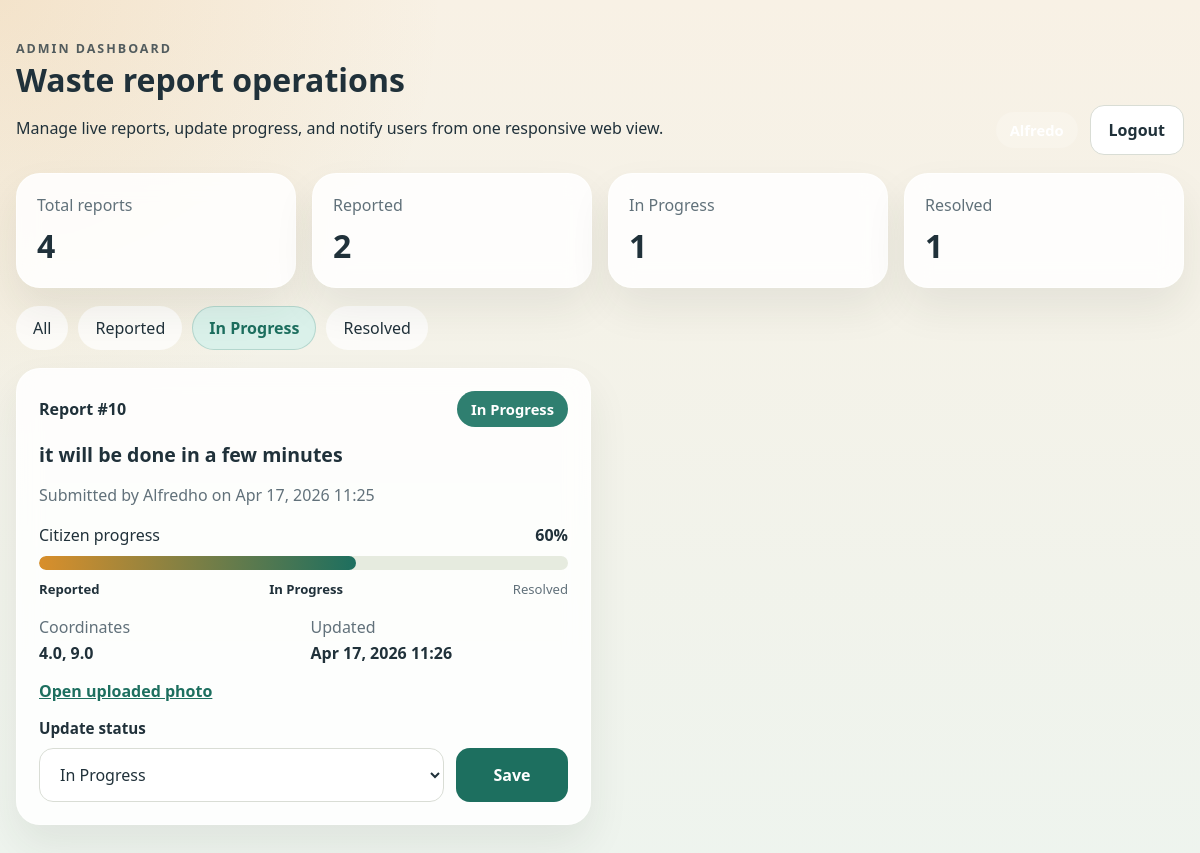
The app's page /dashboard/?status=in_progress (signed in), older data.
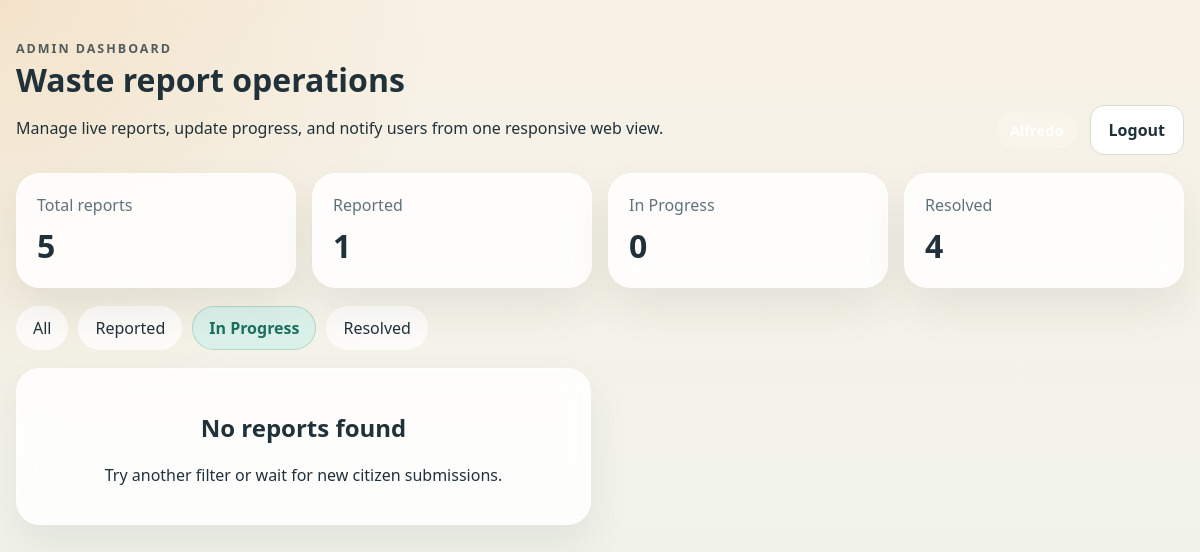
The same page, newer data.
### apps/reports/models.py (models this page shows, shortened)
class WasteReport(models.Model):
    class Status(models.TextChoices):
        REPORTED = "reported", "Reported"
        IN_PROGRESS = "in_progress", "In Progress"
        RESOLVED = "resolved", "Resolved"
    user = models.ForeignKey(settings.AUTH_USER_MODEL, on_delete=models.CASCADE, related_name="waste_reports")
    description = models.TextField()
    photo = models.ImageField(upload_to="reports/")
    latitude = models.FloatField()
    longitude = models.FloatField()
    status = models.CharField(max_length=20, choices=Status.choices, default=Status.REPORTED)
    created_at = models.DateTimeField(auto_now_add=True)
    updated_at = models.DateTimeField(auto_now=True)
    @property
    def progress_percent(self) -> int:
        if self.status == self.Status.RESOLVED:
            return 100
        if self.status == self.Status.IN_PROGRESS:
            return 60
        return 20
    @property
    def progress_step(self) -> int:
        if self.status == self.Status.RESOLVED:
            return 3
        if self.status == self.Status.IN_PROGRESS:
            return 2
        return 1

### apps/users/models.py (models this page shows, shortened)
class User(AbstractUser):
    class Role(models.TextChoices):
        CITIZEN = 'citizen', 'Citizen'
        ADMIN = 'admin', 'Admin'
    role = models.CharField(max_length=20, choices=Role.choices, default=Role.CITIZEN)
    phone_number = models.CharField(max_length=20, blank=True)
    profile_photo = models.ImageField(upload_to='profiles/', blank=True, null=True)

### apps/reports/views.py (the view)
# urls.py: path('', AdminDashboardView.as_view(), name='reports-dashboard-home'),
class AdminDashboardView(AdminOnlyMixin, TemplateView):
    template_name = 'reports/dashboard_home.html'
    def get_context_data(self, **kwargs):
        context = super().get_context_data(**kwargs)
        status_filter = self.request.GET.get('status', '').strip()
        queryset = WasteReport.objects.select_related('user').order_by('-updated_at')
        if status_filter in {
            WasteReport.Status.REPORTED,
            WasteReport.Status.IN_PROGRESS,
            WasteReport.Status.RESOLVED,
        }:
            queryset = queryset.filter(status=status_filter)
        summary_rows = WasteReport.objects.values('status').annotate(total=Count('id'))
        summary = {
            WasteReport.Status.REPORTED: 0,
            WasteReport.Status.IN_PROGRESS: 0,
            WasteReport.Status.RESOLVED: 0,
        }
        for row in summary_rows:
            summary[row['status']] = row['total']
        context.update(
            {
                'reports': queryset,
                'selected_status': status_filter,
                'summary': summary,
                'status_choices': WasteReport.Status.choices,
                'total_reports': sum(summary.values()),
            }
        )
        return context

### apps/reports/views.py (called while the page is built)
    def dispatch(self, request, *args, **kwargs):
        if not request.user.is_authenticated:
            return redirect('reports-dashboard-login')
        if not (request.user.is_staff or request.user.role == 'admin'):
            raise DjangoPermissionDenied('Only admin users can access the dashboard.')
        return super().dispatch(request, *args, **kwargs)

### apps/reports/templates/reports/dashboard_home.html (shortened to what the changed rows need)
{% load static %}
<!DOCTYPE html>
<html lang="en">
<head>
  <link rel="stylesheet" href="{% static 'reports/admin_dashboard.css' %}">
</head>
<body class="dashboard-body">
  <header class="dashboard-header">
    <div>
      <h1>Waste report operations</h1>
    </div>
  </header>
  <main class="dashboard-main">
    <section class="summary-grid">
      <article class="summary-card">
        <span>Total reports</span>
        <strong>{{ total_reports }}</strong>
      </article>
      <article class="summary-card">
        <span>Reported</span>
        <strong>{{ summary.reported }}</strong>
      </article>
      <article class="summary-card">
        <span>In Progress</span>
        <strong>{{ summary.in_progress }}</strong>
      </article>
      <article class="summary-card">
        <span>Resolved</span>
        <strong>{{ summary.resolved }}</strong>
      </article>
    </section>
    <section class="filter-bar">
      <a class="{% if not selected_status %}active{% endif %}" href="{% url 'reports-dashboard-home' %}">All</a>
      {% for status_value, status_label in status_choices %}
        <a class="{% if selected_status == status_value %}active{% endif %}" href="{% url 'reports-dashboard-home' %}?status={{ status_value }}">{{ status_label }}</a>
      {% endfor %}
    </section>
    <section class="reports-grid">
      {% for report in reports %}
        <article class="report-card">
          <div class="report-meta">
            <span class="report-id">Report #{{ report.id }}</span>
            <span class="status-badge status-{{ report.status }}">{{ report.get_status_display }}</span>
          </div>
          <h2>{{ report.description }}</h2>
          <p class="muted">Submitted by {{ report.user.username }} on {{ report.created_at|date:"M d, Y H:i" }}</p>
          <div class="progress-block">
            <div class="progress-topline">
              <span>Citizen progress</span>
              <strong>{{ report.progress_percent }}%</strong>
            </div>
            <div class="progress-track">
               <div class="progress-fill status-{{ report.status }}" style="--progress-width: {{ report.progress_percent }}%;"></div>
            </div>
            <div class="progress-steps">
              <span class="{% if report.progress_step >= 1 %}done{% endif %}">Reported</span>
              <span class="{% if report.progress_step >= 2 %}done{% endif %}">In Progress</span>
              <span class="{% if report.progress_step >= 3 %}done{% endif %}">Resolved</span>
            </div>
          </div>
          <dl class="report-details">
            <div><dt>Coordinates</dt><dd>{{ report.latitude }}, {{ report.longitude }}</dd></div>
            <div><dt>Updated</dt><dd>{{ report.updated_at|date:"M d, Y H:i" }}</dd></div>
          </dl>
          {% if report.photo %}
            <a class="report-photo-link" href="{{ report.photo.url }}" target="_blank" rel="noreferrer">Open uploaded photo</a>
          {% endif %}
          <form method="post" action="{% url 'reports-dashboard-status' report.id %}" class="status-form">
            <label for="status-{{ report.id }}">Update status</label>
            <div class="status-form-row">
              <select id="status-{{ report.id }}" name="status">
                <option value="in_progress" {% if report.status == 'in_progress' %}selected{% endif %}>In Progress</option>
              </select>
              <button type="submit" class="primary-button">Save</button>
            </div>
          </form>
        </article>
      {% empty %}
        <article class="empty-state">
          <h2>No reports found</h2>
          <p>Try another filter or wait for new citizen submissions.</p>
        </article>
      {% endfor %}
    </section>
  </main>
</body>
</html>

Row changes from the older to the newer data that the page shows:
no longer on this page (row edited): WasteReport: id "10", status "In Progress", description "it will be done in a few minutes", user.username "Alfredho", created_at "Apr 17, 2026 11:25", progress_percent "60", latitude "4.0", longitude "9.0", updated_at "Apr 17, 2026 11:26"
Text that changed along with them:
{{ total_reports }}: "4" → "5"
{{ summary.reported }}: "2" → "1"
{{ summary.in_progress }}: "1" → "0"
{{ summary.resolved }}: "1" → "4"
text now shown: "No reports found Try another filter or wait for new citizen submissions."
